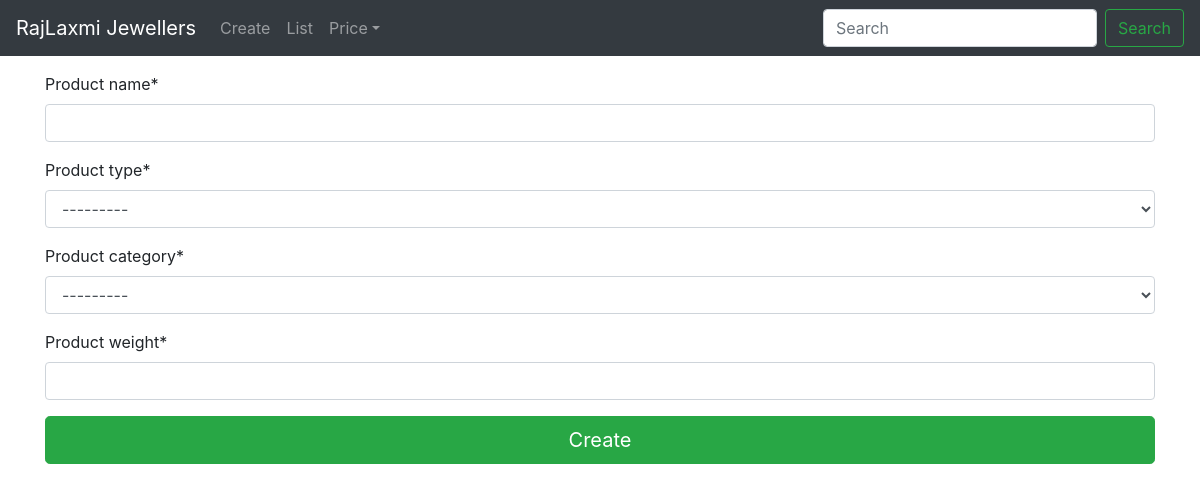
/product/create/, run on an earlier commit of the app's database.
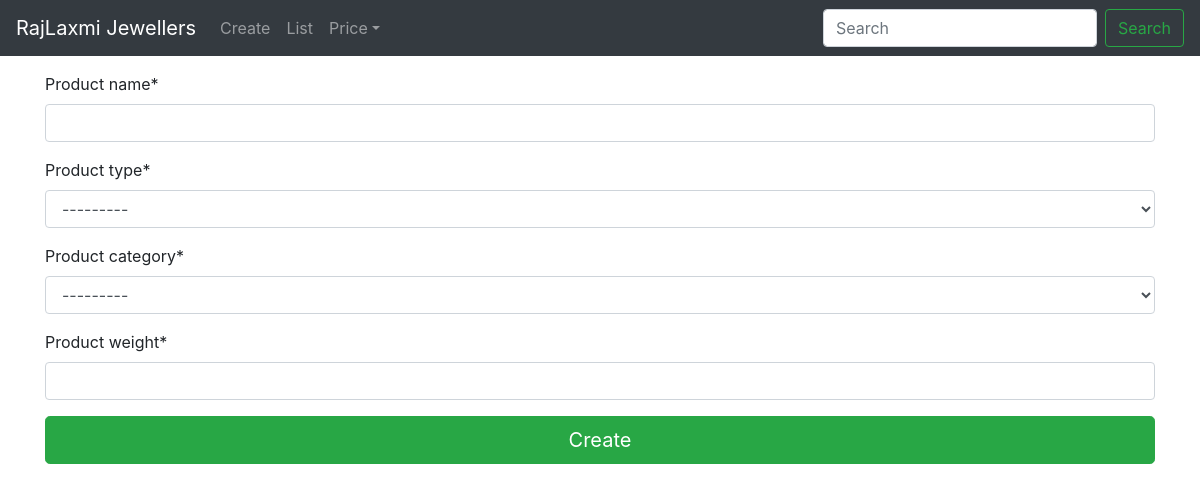
And on a later commit of the database.
### product/models.py (models this page shows)
class ProductCategory(models.Model):
	product_category = models.CharField(max_length=50, )
	def __str__(self):
		return f"{self.product_category}"

### product/views.py (the view)
# urls.py: path("create/", CreateProductView.as_view(), name="product-create"),
class CreateProductView(CreateView):
	model = Product
	fields = ["product_name", "product_type", "product_category", "product_weight"]

### product/templates/product/product_form.html (shortened to what this page needs)
{% extends "base.html" %}
{% load static %}
{% load crispy_forms_tags %}
{% block content %}
	<form method="POST">
		{{ form|crispy }}
		{% if url_name == "product-create" %}
			<input class="btn btn-success btn-lg btn-block" type="submit" value="Create" />
		{% elif url_name == "price-update" %}
			<input class="btn btn-success btn-lg btn-block" type="submit" value="Update" />
		{% endif %}
	</form>
	<br />
	<br />
{% endblock content %}

What changed in the data, as far as the page shows it:
added ProductCategory: product_category "---------"
Also different on the page:
form field product_category: "---------" → (not shown)
